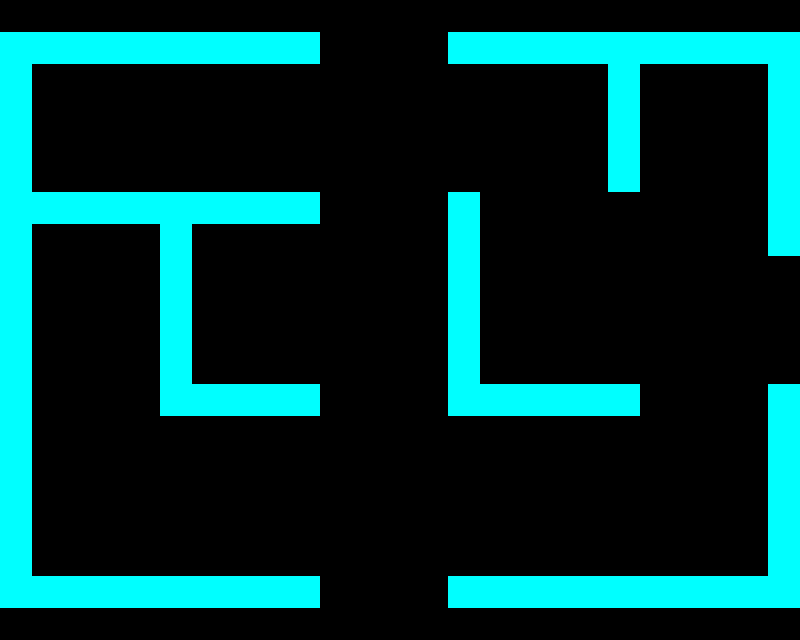

Below is a game level as drawn by its tile map, then a one-line description and the .tmx file that defines it, in full:
An orthogonal 25x20 tile map with 32x32 px tiles, 2 tile layers (pass, nopass), 2 tilesets and 4 objects (3x Finish, Player).

<map version="1.2" tiledversion="1.2.3" orientation="orthogonal" renderorder="right-down" width="25" height="20" tilewidth="32" tileheight="32" infinite="0" nextlayerid="4" nextobjectid="17">
 <properties>
  <property name="passable" type="bool" value="false" />
 </properties>
 <tileset firstgid="1" source="bg.tsx" />
 <tileset firstgid="2" source="wall.tsx" />
 <layer id="1" name="pass" width="25" height="20">
  <data encoding="csv">
1,1,1,1,1,1,1,1,1,1,1,1,1,1,1,1,1,1,1,1,1,1,1,1,1,
1,1,1,1,1,1,1,1,1,1,1,1,1,1,1,1,1,1,1,1,1,1,1,1,1,
1,1,1,1,1,1,1,1,1,1,1,1,1,1,1,1,1,1,1,1,1,1,1,1,1,
1,1,1,1,1,1,1,1,1,1,1,1,1,1,1,1,1,1,1,1,1,1,1,1,1,
1,1,1,1,1,1,1,1,1,1,1,1,1,1,1,1,1,1,1,1,1,1,1,1,1,
1,1,1,1,1,1,1,1,1,1,1,1,1,1,1,1,1,1,1,1,1,1,1,1,1,
1,1,1,1,1,1,1,1,1,1,1,1,1,1,1,1,1,1,1,1,1,1,1,1,1,
1,1,1,1,1,1,1,1,1,1,1,1,1,1,1,1,1,1,1,1,1,1,1,1,1,
1,1,1,1,1,1,1,1,1,1,1,1,1,1,1,1,1,1,1,1,1,1,1,1,1,
1,1,1,1,1,1,1,1,1,1,1,1,1,1,1,1,1,1,1,1,1,1,1,1,1,
1,1,1,1,1,1,1,1,1,1,1,1,1,1,1,1,1,1,1,1,1,1,1,1,1,
1,1,1,1,1,1,1,1,1,1,1,1,1,1,1,1,1,1,1,1,1,1,1,1,1,
1,1,1,1,1,1,1,1,1,1,1,1,1,1,1,1,1,1,1,1,1,1,1,1,1,
1,1,1,1,1,1,1,1,1,1,1,1,1,1,1,1,1,1,1,1,1,1,1,1,1,
1,1,1,1,1,1,1,1,1,1,1,1,1,1,1,1,1,1,1,1,1,1,1,1,1,
1,1,1,1,1,1,1,1,1,1,1,1,1,1,1,1,1,1,1,1,1,1,1,1,1,
1,1,1,1,1,1,1,1,1,1,1,1,1,1,1,1,1,1,1,1,1,1,1,1,1,
1,1,1,1,1,1,1,1,1,1,1,1,1,1,1,1,1,1,1,1,1,1,1,1,1,
1,1,1,1,1,1,1,1,1,1,1,1,1,1,1,1,1,1,1,1,1,1,1,1,1,
1,1,1,1,1,1,1,1,1,1,1,1,1,1,1,1,1,1,1,1,1,1,1,1,1
</data>
 </layer>
 <layer id="2" name="nopass" width="25" height="20">
  <data encoding="csv">
0,0,0,0,0,0,0,0,0,0,0,0,0,0,0,0,0,0,0,0,0,0,0,0,0,
2,2,2,2,2,2,2,2,2,2,0,0,0,0,2,2,2,2,2,2,2,2,2,2,2,
2,0,0,0,0,0,0,0,0,0,0,0,0,0,0,0,0,0,0,2,0,0,0,0,2,
2,0,0,0,0,0,0,0,0,0,0,0,0,0,0,0,0,0,0,2,0,0,0,0,2,
2,0,0,0,0,0,0,0,0,0,0,0,0,0,0,0,0,0,0,2,0,0,0,0,2,
2,0,0,0,0,0,0,0,0,0,0,0,0,0,0,0,0,0,0,2,0,0,0,0,2,
2,2,2,2,2,2,2,2,2,2,0,0,0,0,2,0,0,0,0,0,0,0,0,0,2,
2,0,0,0,0,2,0,0,0,0,0,0,0,0,2,0,0,0,0,0,0,0,0,0,2,
2,0,0,0,0,2,0,0,0,0,0,0,0,0,2,0,0,0,0,0,0,0,0,0,0,
2,0,0,0,0,2,0,0,0,0,0,0,0,0,2,0,0,0,0,0,0,0,0,0,0,
2,0,0,0,0,2,0,0,0,0,0,0,0,0,2,0,0,0,0,0,0,0,0,0,0,
2,0,0,0,0,2,0,0,0,0,0,0,0,0,2,0,0,0,0,0,0,0,0,0,0,
2,0,0,0,0,2,2,2,2,2,0,0,0,0,2,2,2,2,2,2,0,0,0,0,2,
2,0,0,0,0,0,0,0,0,0,0,0,0,0,0,0,0,0,0,0,0,0,0,0,2,
2,0,0,0,0,0,0,0,0,0,0,0,0,0,0,0,0,0,0,0,0,0,0,0,2,
2,0,0,0,0,0,0,0,0,0,0,0,0,0,0,0,0,0,0,0,0,0,0,0,2,
2,0,0,0,0,0,0,0,0,0,0,0,0,0,0,0,0,0,0,0,0,0,0,0,2,
2,0,0,0,0,0,0,0,0,0,0,0,0,0,0,0,0,0,0,0,0,0,0,0,2,
2,2,2,2,2,2,2,2,2,2,0,0,0,0,2,2,2,2,2,2,2,2,2,2,2,
0,0,0,0,0,0,0,0,0,0,0,0,0,0,0,0,0,0,0,0,0,0,0,0,0
</data>
 </layer>
 <objectgroup id="3" name="Object Layer 1">
  <properties>
   <property name="passable" type="bool" value="true" />
  </properties>
  <object id="13" name="Player" x="79" y="294" width="33" height="37" />
  <object id="14" name="Finish" x="318" y="574" width="128" height="38" />
  <object id="15" name="Finish" x="321.333" y="30" width="130.667" height="38" />
  <object id="16" name="Finish" x="766" y="258" width="30.6667" height="131.333" />
 </objectgroup>
</map>